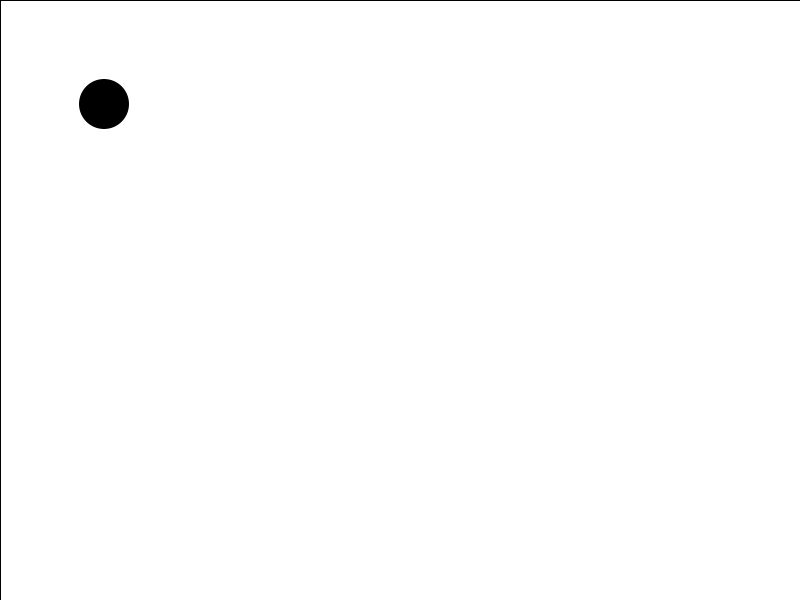
Frame 1 (no input)
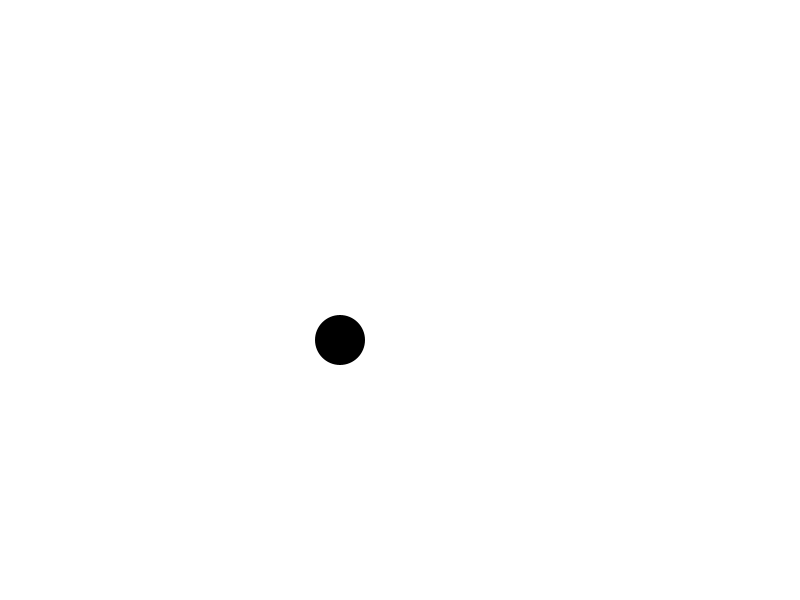
Frame 60 (the mouse pressed at the canvas centre just before this capture)
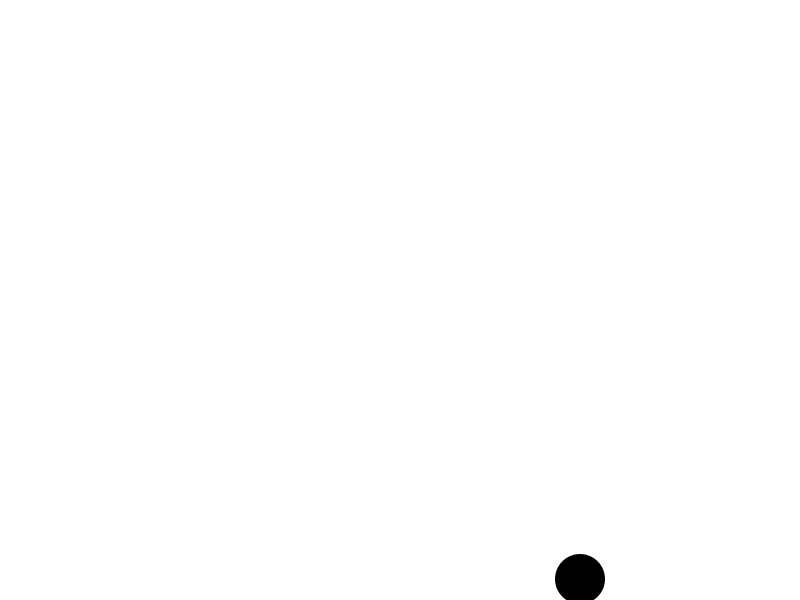
Frame 120 (the mouse held since frame 60 and released just before this capture)

The Processing sketch that drew these frames (run headless with seeded random() and noise(); from frame 60 on, the mouse is pressed at the canvas centre):

// Processing sketch: sketch_balle
// ── sketch_balle.pde

Balle Balle = new Balle(100, 100);
void setup() {
  
  size(800, 600); 
}

void draw() {
  fill(255,255,255);
  rect(0, 0, width, height);

  noStroke();

  Balle.mouvement();
  Balle.collision();
  Balle.dessin();
}
//Créateur d'objet
class Balle {
  
  float x;
  float y;
  float vitesseX; 
  float vitesseY; 
 

  //Constructeur de la balle
  Balle (float nouvementX, float nouvementY) {
    x          = nouvementX;
    y          = nouvementY;
    

    vitesseX = 4; 
    vitesseY = 4; 

  }

  
  void dessin() {
    fill(0,0,0);
    ellipse(x, y, 50, 50);
  }

  void mouvement() {
   x = x + vitesseX;
   y = y + vitesseY;
  }

  void collision() {
    
    if (x > width-25)   {
      vitesseX = vitesseX - 1;
    }
    if (x < 25)   {
      vitesseX = vitesseX - 1;
    }
    if (y > height-25) {
      vitesseY = vitesseY - 1;
    }
    if  (y < 25) {
      vitesseY = vitesseY - 1;
    }
  }
}
